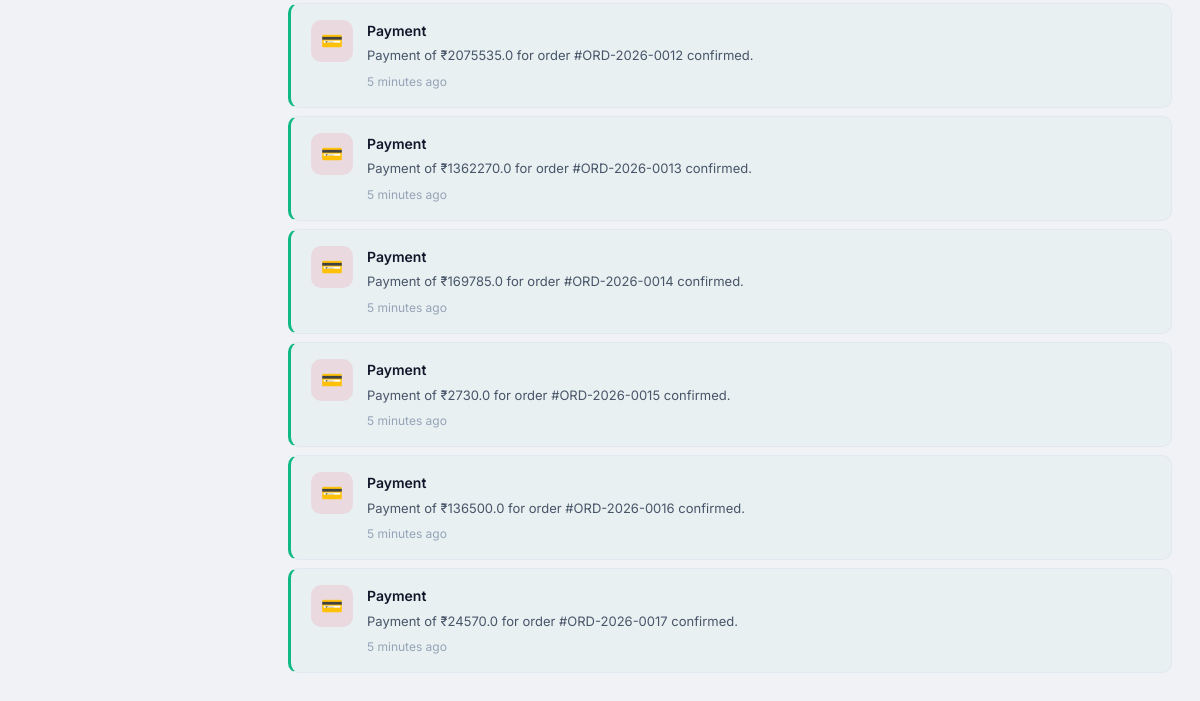
Before: /buyer/notifications/ (signed in, lower part) with the older database file.
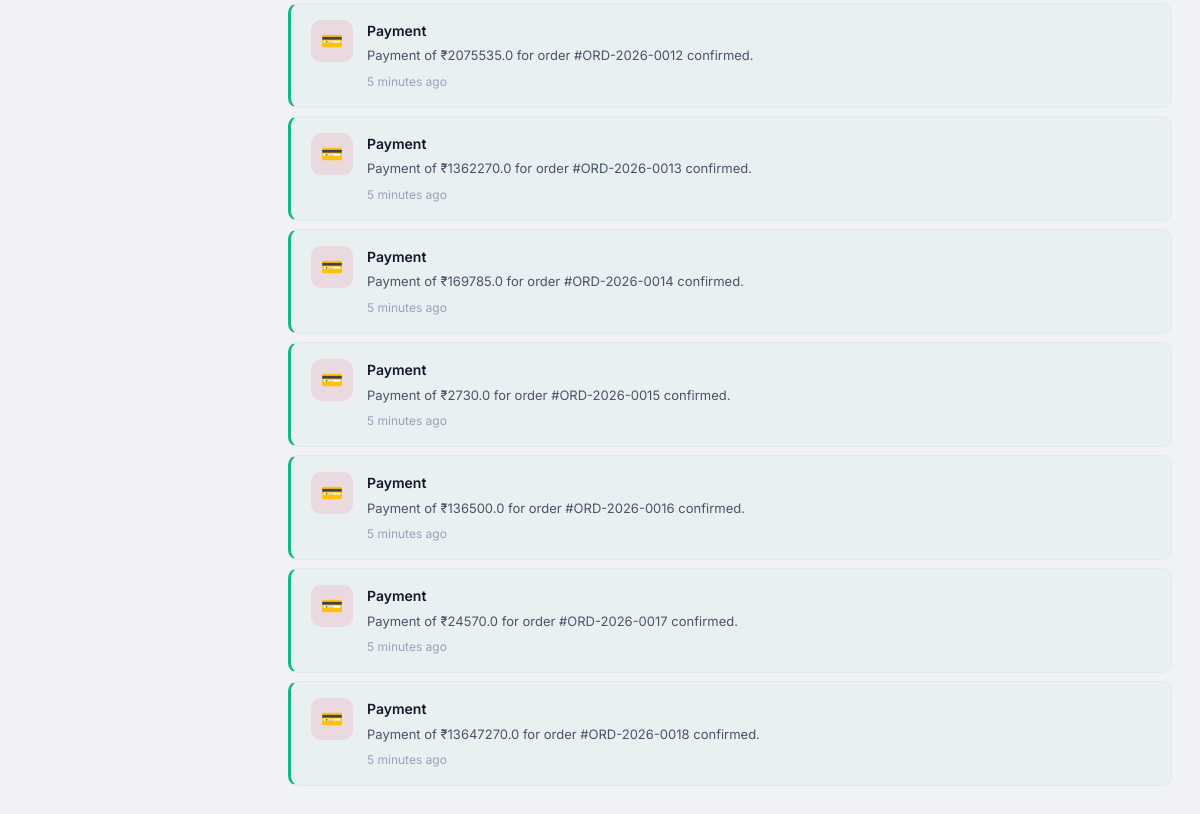
After: the same page with the newer database file.
### buyer/models.py (models this page shows, shortened)
class notifications(models.Model):
    NOTIFICATIONS_TYPES= (
        ("Order","Order"),
        ("Payment","Payment"),
        ("Bulk","Bulk"),
        ("Export","Export"),
        ("Kyc","Kyc"),
                            )
    user = models.ForeignKey(Buyer, on_delete=models.CASCADE, related_name='buyer')
    notification_type = models.CharField(max_length=20,choices=NOTIFICATIONS_TYPES)
    message = models.CharField(max_length=100,blank=True,null=True)
    is_readed = models.BooleanField(default=False)
    created_at = models.DateTimeField(auto_now_add=True)

### farmer/views.py (the view)
        def wrapper(request, *args, **kwargs):
            if "contact" in request.session:
                try:
                    user = User.objects.get(contact=request.session['contact'])
                    request.uid = user
                    if user.role not in allowed_roles:
                        messages.error(request, "Access Denied")
                        return redirect('login')
                    return view_function(request, *args, **kwargs)
                except User.DoesNotExist:
                    return redirect('login')
            return redirect('login')

### buyer/views.py (called while the page is built)
@check_login(['Buyer'])
def buyer_notifications(request):
    uid = request.uid
    buyr = Buyer.objects.get(user=uid)
    premium_type = premium_buyer.objects.get(user=buyr)
    all_notifications = notifications.objects.filter(user=buyr)
    context={'buyr':buyr,'all_notifications':all_notifications,'premium_type':premium_type,'buyr':buyr}
    return render(request, "buyer/notifications.html",context)

### farmer/views.py (called while the page is built)
def check_login(allowed_roles):
    def decorator(view_function):
        def wrapper(request, *args, **kwargs):
            if "contact" in request.session:
                try:
                    user = User.objects.get(contact=request.session['contact'])
                    request.uid = user
                    if user.role not in allowed_roles:
                        messages.error(request, "Access Denied")
                        return redirect('login')
                    return view_function(request, *args, **kwargs)
                except User.DoesNotExist:
                    return redirect('login')
            return redirect('login')
        return wrapper
    return decorator

### buyer/templates/buyer/notifications.html (shortened to what this page needs)
<!DOCTYPE html>
{% load static %}
<html lang="en" data-theme="light">
<head>
  <link rel="stylesheet" href="{% static 'buyer/css/style.css' %}">
  <link rel="stylesheet" href="{% static 'buyer/css/notifications.css' %}">
</head>
<body>
  <div class="app-layout">
    <div class="main-wrapper">
      <main class="main-content">
        <div class="notification-list page-reveal">
          {%for notification in all_notifications%}
          {%if notification.is_readed%}
          <div class="notification-card read">
            {%else%}
            <div class="notification-card unread">
              {%endif%}
              {%if notification.notification_type == "Order"%}
              <div class="notif-icon green">📦</div>
              {%elif notification.notification_type == "Payment"%}
              <div class="notif-icon rose">💳</div>
              {%elif notification.notification_type == "Bulk"%}
              <div class="notif-icon purple">📋</div>
              {%elif notification.notification_type == "Export"%}
              <div class="notif-icon blue">🌍</div>
              {%elif notification.notification_type == "Kyc"%}
              <div class="notif-icon amber">👤</div>
              {%endif%}
              <div class="notif-content">
                <div class="notif-title">{{notification.notification_type}}</div>
                <div class="notif-text">{{notification.message}}</div>
                <div class="notif-time">5 minutes ago</div>
              </div>
            </div>
            {%endfor%}
          </div>
      </main>
    </div>
  </div>
</body>
</html>

Changed rows visible on the page:
added notifications: notification_type "Payment", message "Payment of ₹13647270.0 for order #ORD-2026-0018 confirmed."
